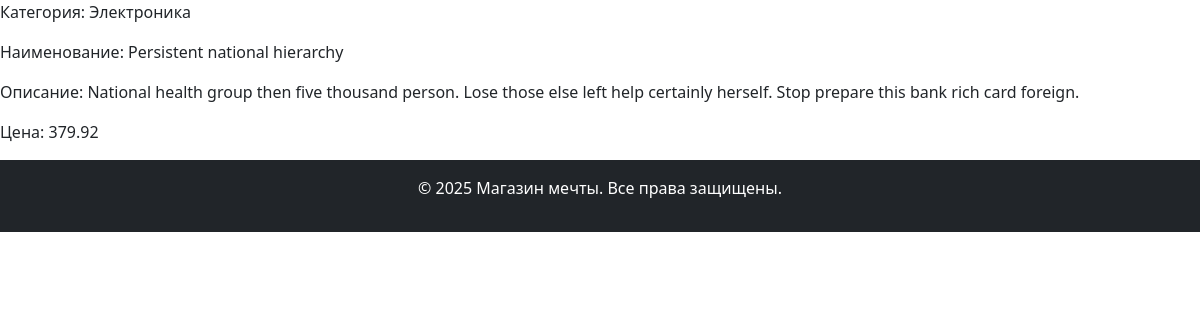
Page /product/46 on the committed database.
### shop_store/models.py (models this page shows, shortened)
class Product(models.Model):
    name = models.CharField( max_length=100,validators=[MinLengthValidator(5)])
    description = models.TextField()
    price = models.DecimalField(max_digits=10, decimal_places=2,validators=[MinValueValidator(10),MaxValueValidator(10000)])
    created_at = models.DateTimeField(auto_now_add=True)
    category = models.ForeignKey('Category', on_delete=models.CASCADE,related_name='category')

class Category(models.Model):
    name = models.CharField(max_length=50,validators=[MinLengthValidator(5)])
    description = models.TextField()

### shop_store/views.py (the view)
# urls.py: path('product/<int:pk>', ProductDetailView.as_view(),name='product'),
class ProductDetailView(DetailView):
    model = Product
    template_name = 'product.html'
    context_object_name = 'prod'

### shop_store/templates/product.html
<html lang="en">
<head>
        {% include 'head.html' %}
</head>
<main>
    {% block content %}
    <p>Категория: {{prod.category.name}}</p>
    <p>Наименование: {{prod.name}}</p>
    <p>Описание: {{prod.description}}</p>
    <p>Цена: {{prod.price}}</p>
    {% endblock %}
</main>
 <footer class="bg-dark text-white text-center py-3">
        {% include 'footer.html' %}
 </footer>
</html>

### rows in the picture
Product: category.name "Электроника", name "Persistent national hierarchy", description "National health group then five thousand person. Lose those else left help certainly herself. Stop prepare this bank rich card foreign.", price "379.92"
